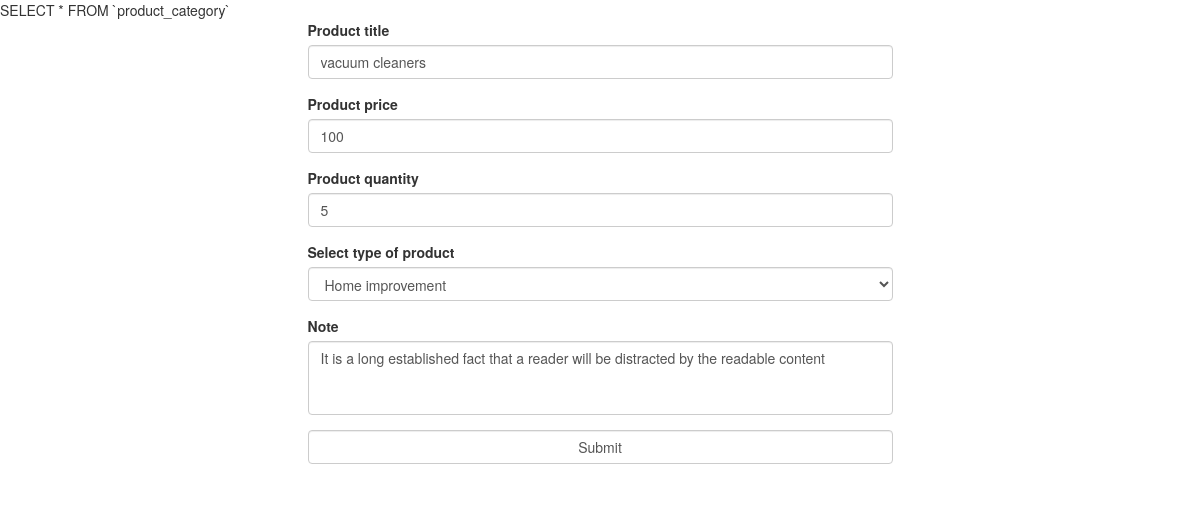
The app's page /product/update_view/1, older data.
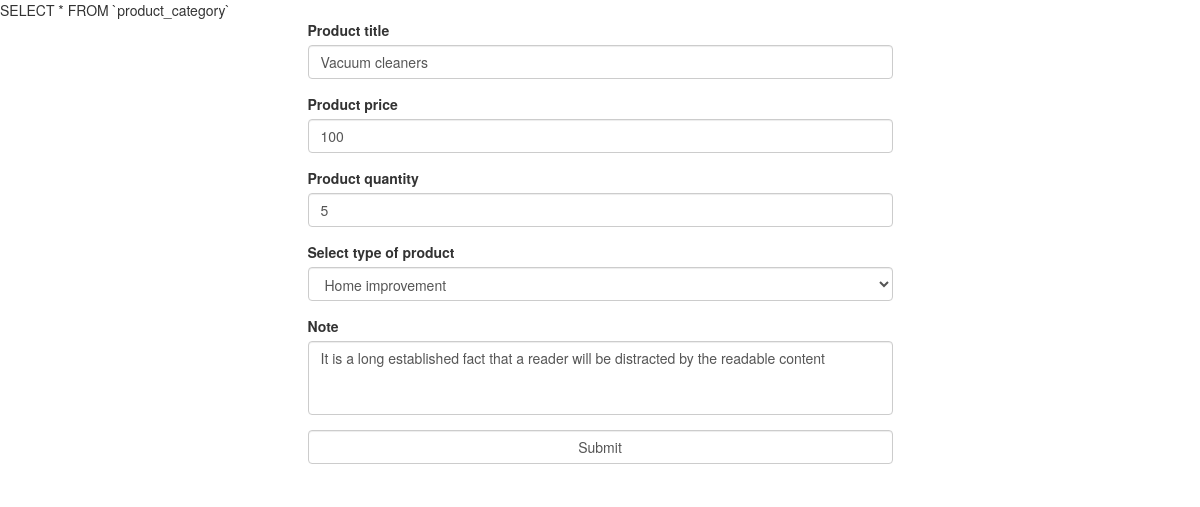
The same page, newer data.
### tables this page shows
CREATE TABLE IF NOT EXISTS `product` (
  `id` int(11) NOT NULL,
  `title` varchar(50) NOT NULL,
  `price` decimal(10,0) NOT NULL,
  `quantity` int(11) NOT NULL,
  `note` varchar(100) NOT NULL,
  `id_category` int(11) NOT NULL
);

CREATE TABLE IF NOT EXISTS `product_category` (
  `id` int(11) NOT NULL,
  `category` varchar(100) NOT NULL
);

### src/View.php (called while the page is built)
<?php
class View
{
    private $params;
    public function __construct(array $params = array()){
        $this->params = $params;
    }
    public function render($file){
        extract($this->params);
        require('Views/'.$file.'.php');
    }
}

### src/Controllers/ProductController.php (called while the page is built, shortened)
<?php
class ProductController{
    public function update_view(){
        $product = new ProductModel;
        $details = $product->get_by_id(Route::getInstance()->get_first_param());
        $product = new ProductCategoryModel();
        $categories =  $product->get_categories();
        $view = new View(['details'=> $details, 'categories'=> $categories]);
        $view->render('Product_update_form');
    }
}

### src/App.php (called while the page is built, shortened)
<?php
class App
{
    public function __construct()
    {
        $route = Route::getInstance();
        $result = $route->get_controller_and_action();
        $controller = new $class_name();
        $controller->{$result['action']}();
    }
}

### index.php (called while the page is built, shortened)
<?php
require ('autoloader.php');
new App;

### autoloader.php (called while the page is built, shortened)
<?php
spl_autoload_register(function ($class) {
    $prefix = '';
    $base_dir = __DIR__ . '/src/';
    $len = strlen($prefix);
    $relative_class = substr($class, $len);
    $file = $base_dir . str_replace('\\', '/', $relative_class) . '.php';
});

### src/Database.php (called while the page is built, shortened)
<?php
class Database {
	private $_connection;
	private static $_instance;
	private $_host = "sunrice";
    private $_username = "root";
	private $_password = "";
	private $_database = "sunrice";
	public static function getInstance(){
		if(!self::$_instance){
			self::$_instance = new self();
		}
		return self::$_instance;
	}
	private function __construct() {
		$this->_connection = new \mysqli($this->_host, $this->_username, $this->_password, $this->_database);
	}
	public function query_one($query) {
		return  $this->_connection->query($query)->fetch_assoc();
	}
	public function query_all($query){
      	$result = $this->_connection->query($query);
        $res=[];
        foreach($result as $val){
            $res[] = $val;
        }
        return $res;
    }
}

### src/Route.php (called while the page is built, shortened)
<?php
class Route{
    private static $_instance;
    private $uri;
    public function __construct($uri){
        $this->uri = $uri;
    }
    public static function getInstance(){
        if(!self::$_instance){
            self::$_instance = new self($_SERVER['REQUEST_URI']);
        }
        return self::$_instance;
    }
    public function get_first_param(){
        $uri_parts = explode('/', $this->uri);
        return $uri_parts[3];
    }
}

### src/Models/ProductModel.php (called while the page is built, shortened)
<?php
class ProductModel{
    private $connection;
    public function __construct(){
        $this->connection = \Database::getInstance();
    }
    public function get_by_id($id){
        return $this->connection->query_one("SELECT * FROM `product` WHERE id = '".$id."'");
    }
}

### src/Models/ProductCategoryModel.php (called while the page is built, shortened)
<?php
class ProductCategoryModel{
    private $connection;
    public function __construct(){
        $this->connection = \Database::getInstance();
    }
    public function get_categories(){
       return $this->connection->query_all("SELECT * FROM `product_category`");
    }
}

### src/Views/Product_update_form.php (the view)
<?php
include('headers.php');
?>
<div class="row">
    <div class="col-xs-6 col-xs-offset-3">
        <form action ='<?php echo '/product/update/'.$details['id']?>' method ='POST'>
            <div class="form-group">
                <label for="title">Product title</label>
                <input name="updated_title" value='<?php echo $details['title']?>' name="title" type="text" class="form-control" id="title">
            </div>
            <div class="form-group">
                <label for="price">Product price</label>
                <input name="updated_price" value='<?php echo $details['price']?>' name="price" type="text" class="form-control" id="price">
            </div>
            <div class="form-group">
                <label for="quantity">Product quantity</label>
                <input name="updated_quantity" value='<?php echo $details['quantity']?>' name="quantity" type="text" class="form-control" id="quantity">
            </div>
            <div class="form-group">
                <label for="product_type">Select type of product</label>
                <select name="updated_category"  class="form-control" id="product_type">
                    <?php
                    foreach($categories as $category) {
                        echo"<option value=". $category['id']." ". ($details['id_category'] == $category['id'] ? "selected='selected'" : "" ).">". $category['category']."</option>";
                    }
                    ?>
                </select>
            </div>
            <div class="form-group">
                <label for="note">Note</label>
                <textarea value='' name="updated_note" class="form-control" id="note" rows="3"><?php echo $details['note'] ?></textarea>
            </div>
            <div class="form-group">
                <input name ='submit' class="form-control" type="submit">
            </div>
        </form>
    </div>
</div>
<?php
include('footer.php');
?>

Row changes from the older to the newer data that the page shows:
changed product "Home improvement": updated_title "vacuum cleaners" → "Vacuum cleaners"
